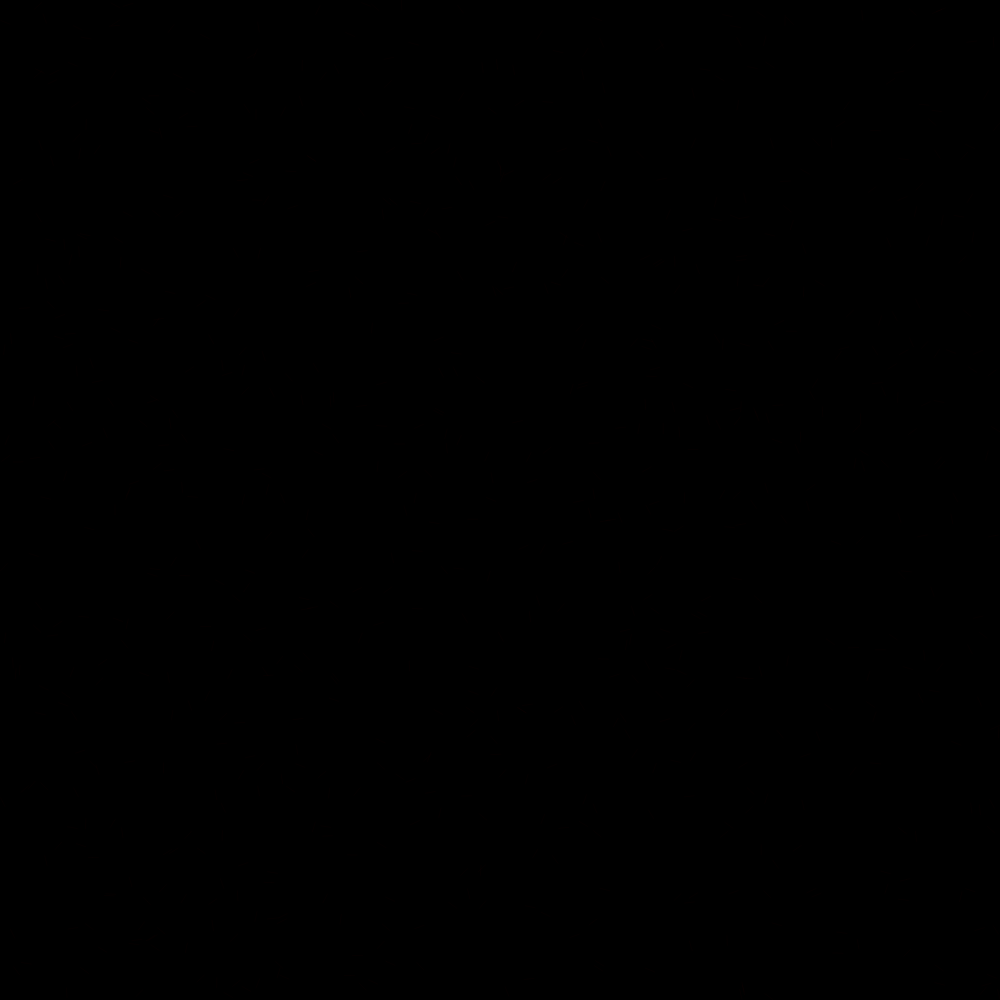
Frame 1 (no input)
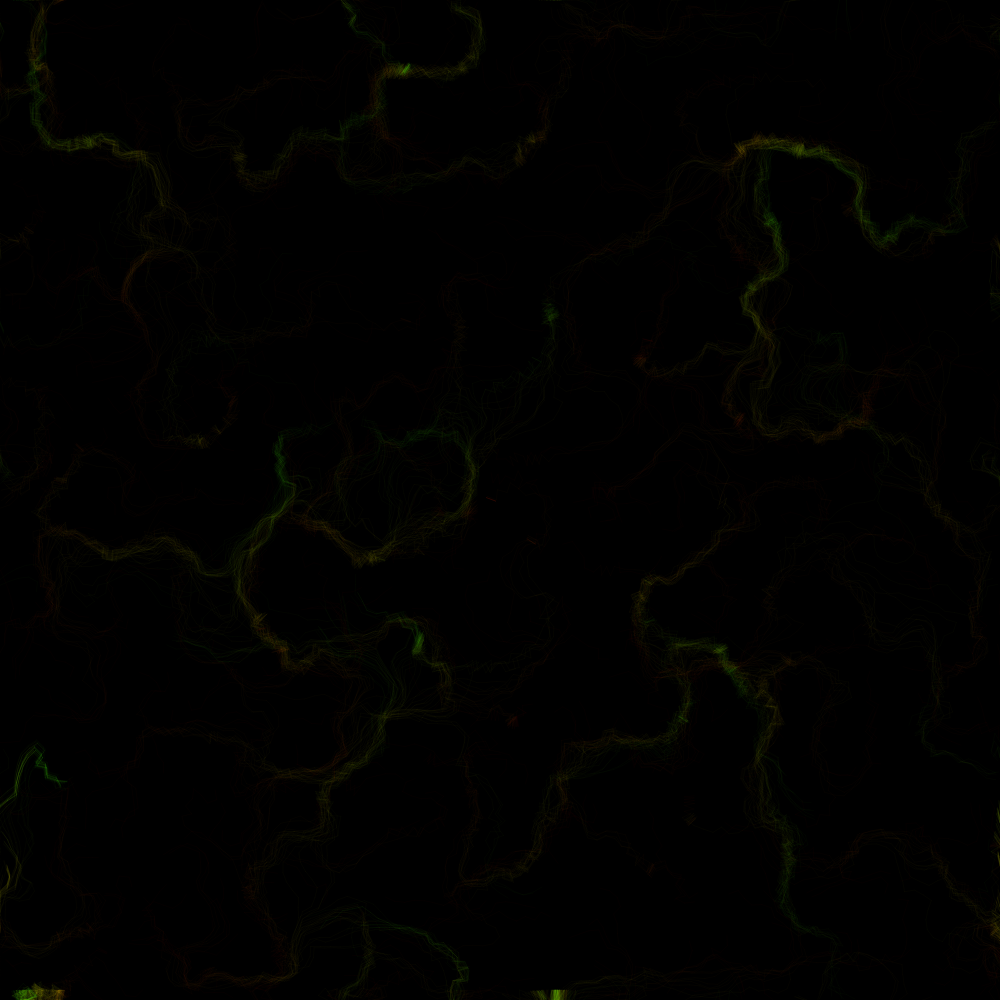
Frame 60 (no input)
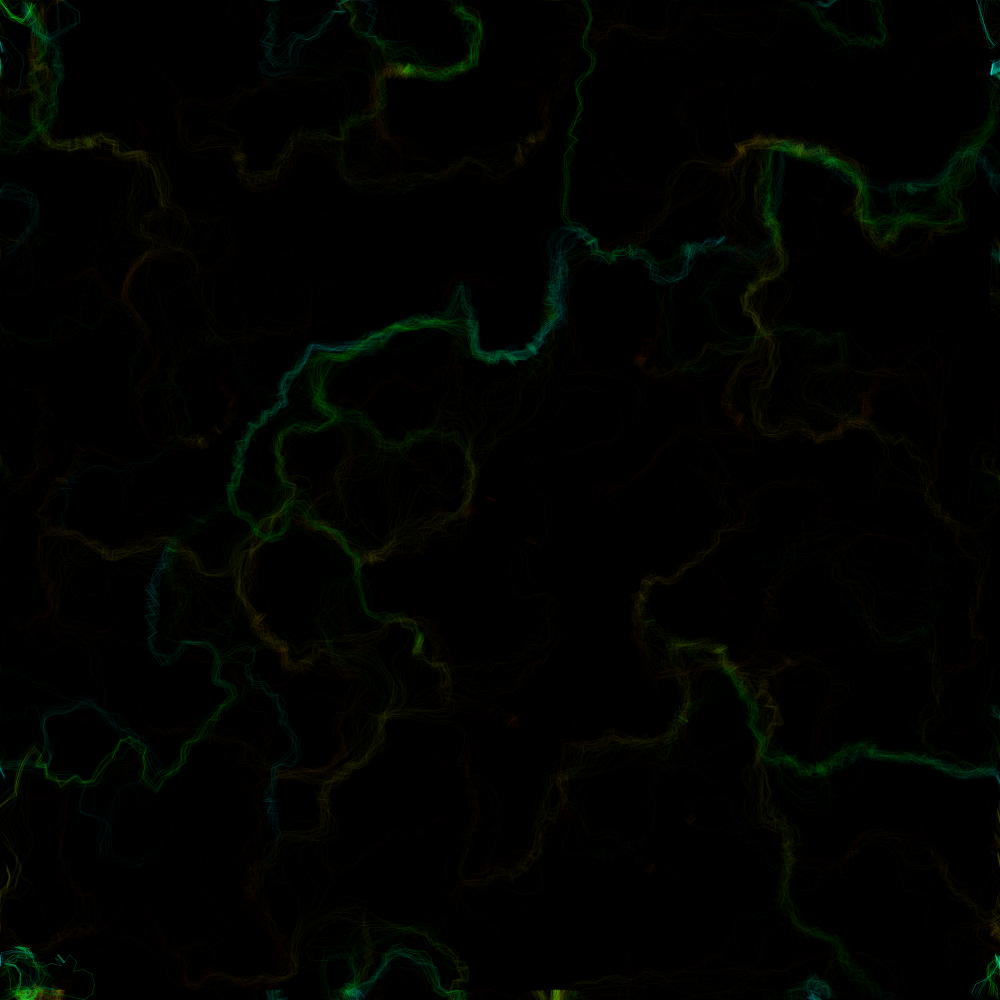
Frame 120 (the mouse pressed at the canvas centre since frame 60)

The p5.js sketch that drew these frames (run headless with seeded random() and noise() and a simulated clock; from frame 60 on, the mouse is pressed at the canvas centre):

// p5.js sketch
// ── sketch.js
var inc = 0.1;
var scl = 10;
var cols, rows;

var zoff = 0;

var fr;

var particles = [];

var flowfield;

function setup() {
  createCanvas(1000, 1000);
  colorMode(HSB, 255);
  cols = floor(width / scl);
  rows = floor(height / scl);
  fr = createP('');

  flowfield = new Array(cols * rows);

  for (var i = 0; i < 800; i++) {
    particles[i] = new Particle();
  }
  background(0);
}

function draw() {
  var yoff = 0;
  for (var y = 0; y < rows; y++) {
    var xoff = 0;
    for (var x = 0; x < cols; x++) {
      var index = x + y * cols;
      var angle = noise(xoff, yoff, zoff) * TWO_PI * 4;
      var v = p5.Vector.fromAngle(angle);
      v.setMag(1000);
      flowfield[index] = v;
      xoff += inc;
      stroke(0, 10);
    }
    yoff += inc;

    zoff += 0.0001;
  }

  for (var i = 0; i < particles.length; i++) {
    particles[i].follow(flowfield);
    particles[i].update();
    particles[i].edges();
    particles[i].show();
  }

}

// ── partical.js
function Particle() {
    this.pos = createVector(random(width), random(height));
    this.vel = createVector(0, 0);
    this.acc = createVector(0, 0);
    this.maxspeed = 10;
    this.h = 10;
  
    this.prevPos = this.pos.copy();
  
    this.update = function() {
      this.vel.add(this.acc);
      this.vel.limit(this.maxspeed);
      this.pos.add(this.vel);
      this.acc.mult(0);
    };
  
    this.follow = function(vectors) {
      var x = floor(this.pos.x / scl);
      var y = floor(this.pos.y / scl);
      var index = x + y * cols;
      var force = vectors[index];
      this.applyForce(force);
    };
  
    this.applyForce = function(force) {
      this.acc.add(force);
    };
  
    this.show = function() {
      stroke(this.h, 255, 255, 5);
      this.h = this.h + 1;
      if (this.h > 255) {
        this.h = 10;
      }
      strokeWeight(1);
      line(this.pos.x, this.pos.y, this.prevPos.x, this.prevPos.y);
      this.updatePrev();
    };
  
    this.updatePrev = function() {
      this.prevPos.x = this.pos.x;
      this.prevPos.y = this.pos.y;
    };
  
    this.edges = function() {
      if (this.pos.x > width) {
        this.pos.x = 0;
        this.updatePrev();
      }
      if (this.pos.x < 0) {
        this.pos.x = width;
        this.updatePrev();
      }
      if (this.pos.y > height) {
        this.pos.y = 0;
        this.updatePrev();
      }
      if (this.pos.y < 0) {
        this.pos.y = height;
        this.updatePrev();
      }
    };
  }
